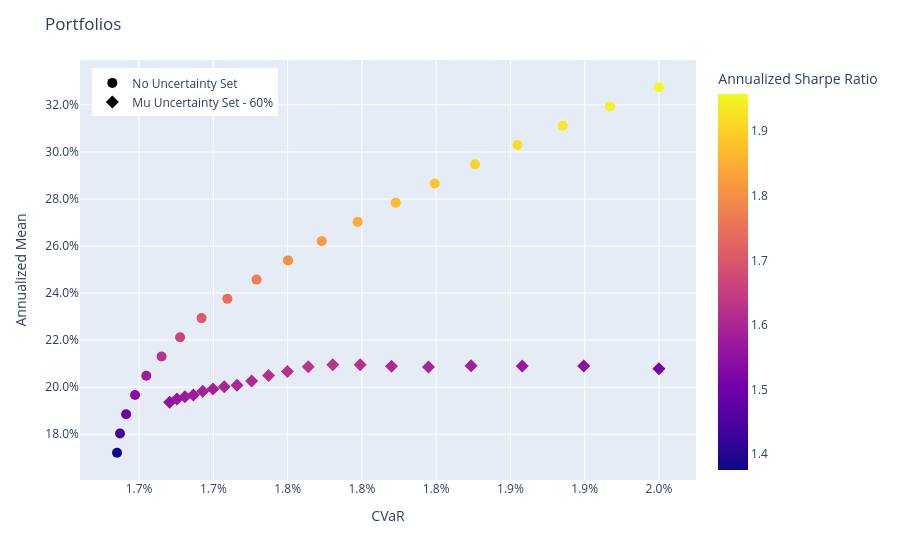

Source (notebook cell):
### Code cell
population_train = model.predict(X_train) + model_uncertainty.predict(X_train)

population_train.plot_measures(
    x=RiskMeasure.CVAR,
    y=PerfMeasure.ANNUALIZED_MEAN,
    color_scale=RatioMeasure.ANNUALIZED_SHARPE_RATIO,
    hover_measures=[RiskMeasure.MAX_DRAWDOWN, RatioMeasure.ANNUALIZED_SORTINO_RATIO],
)

### Figure 1 — Plotly figure (JSON) as saved in the notebook; plotly's stock layout.template omitted (floating-point values rounded to 4 significant figures)
{"data": [{"customdata": [["No Uncertainty Set", 0.2285, 1.944, 1.376], ["No Uncertainty Set", 0.2217, 2.032, 1.437], ["No Uncertainty Set", 0.2164, 2.109, 1.488], ["No Uncertainty Set", 0.2118, 2.185, 1.54], ["No Uncertainty Set", 0.2175, 2.248, 1.58], ["No Uncertainty Set", 0.216, 2.314, 1.623], ["No Uncertainty Set", 0.2167, 2.377, 1.665], ["No Uncertainty Set", 0.2199, 2.444, 1.708], ["No Uncertainty Set", 0.2205, 2.503, 1.743], ["No Uncertainty Set", 0.2278, 2.551, 1.772], ["No Uncertainty Set", 0.2321, 2.597, 1.802], ["No Uncertainty Set", 0.2422, 2.637, 1.823], ["No Uncertainty Set", 0.2502, 2.675, 1.847], ["No Uncertainty Set", 0.25, 2.711, 1.869], ["No Uncertainty Set", 0.2497, 2.739, 1.887], ["No Uncertainty Set", 0.2517, 2.772, 1.908], ["No Uncertainty Set", 0.2513, 2.794, 1.92], ["No Uncertainty Set", 0.2523, 2.817, 1.936], ["No Uncertainty Set", 0.2568, 2.839, 1.949], ["No Uncertainty Set", 0.2577, 2.86, 1.958]], "hovertemplate": "<b>%{hovertext}</b><br><br>tag=%{customdata[0]}<br>CVaR=%{x:.3f}<br>Annualized Mean=%{y:.3f}<br>MAX Drawdown=%{customdata[1]:.3f}<br>Annualized Sortino Ratio=%{customdata[2]:.3f}<br>Annualized Sharpe Ratio=%{marker.color:.3f}<extra></extra>", "hovertext": ["ptf0 - Mean-CVaR", "ptf1 - Mean-CVaR", "ptf2 - Mean-CVaR", "ptf3 - Mean-CVaR", "ptf4 - Mean-CVaR", "ptf5 - Mean-CVaR", "ptf6 - Mean-CVaR", "ptf7 - Mean-CVaR", "ptf8 - Mean-CVaR", "ptf9 - Mean-CVaR", "ptf10 - Mean-CVaR", "ptf11 - Mean-CVaR", "ptf12 - Mean-CVaR", "ptf13 - Mean-CVaR", "ptf14 - Mean-CVaR", "ptf15 - Mean-CVaR", "ptf16 - Mean-CVaR", "ptf17 - Mean-CVaR", "ptf18 - Mean-CVaR", "ptf19 - Mean-CVaR"], "legendgroup": "No Uncertainty Set", "marker": {"color": [1.376, 1.437, 1.488, 1.54, 1.58, 1.623, 1.665, 1.708, 1.743, 1.772, 1.802, 1.823, 1.847, 1.869, 1.887, 1.908, 1.92, 1.936, 1.949, 1.958], "coloraxis": "coloraxis", "size": 10, "symbol": "circle"}, "mode": "markers", "name": "No Uncertainty Set", "orientation": "v", "showlegend": true, "type": "scatter", "x": [0.01635, 0.01637, 0.01641, 0.01647, 0.01655, 0.01665, 0.01678, 0.01692, 0.01709, 0.01729, 0.0175, 0.01773, 0.01797, 0.01823, 0.01849, 0.01876, 0.01905, 0.01935, 0.01967, 0.02], "xaxis": "x", "y": [0.1721, 0.1803, 0.1885, 0.1967, 0.2048, 0.213, 0.2212, 0.2294, 0.2375, 0.2457, 0.2539, 0.2621, 0.2702, 0.2784, 0.2866, 0.2948, 0.303, 0.3111, 0.3193, 0.3275], "yaxis": "y"}, {"customdata": [["Mu Uncertainty Set - 60%", 0.2148, 2.189, 1.555], ["Mu Uncertainty Set - 60%", 0.2129, 2.203, 1.565], ["Mu Uncertainty Set - 60%", 0.2103, 2.211, 1.571], ["Mu Uncertainty Set - 60%", 0.2084, 2.216, 1.576], ["Mu Uncertainty Set - 60%", 0.2098, 2.228, 1.585], ["Mu Uncertainty Set - 60%", 0.2111, 2.235, 1.59], ["Mu Uncertainty Set - 60%", 0.2135, 2.241, 1.596], ["Mu Uncertainty Set - 60%", 0.2125, 2.242, 1.598], ["Mu Uncertainty Set - 60%", 0.2121, 2.253, 1.606], ["Mu Uncertainty Set - 60%", 0.2134, 2.268, 1.617], ["Mu Uncertainty Set - 60%", 0.2147, 2.276, 1.623], ["Mu Uncertainty Set - 60%", 0.214, 2.284, 1.63], ["Mu Uncertainty Set - 60%", 0.2181, 2.281, 1.628], ["Mu Uncertainty Set - 60%", 0.2209, 2.268, 1.621], ["Mu Uncertainty Set - 60%", 0.2203, 2.246, 1.608], ["Mu Uncertainty Set - 60%", 0.2256, 2.224, 1.596], ["Mu Uncertainty Set - 60%", 0.2272, 2.207, 1.586], ["Mu Uncertainty Set - 60%", 0.2288, 2.178, 1.568], ["Mu Uncertainty Set - 60%", 0.2421, 2.143, 1.546], ["Mu Uncertainty Set - 60%", 0.2715, 2.089, 1.51]], "hovertemplate": "<b>%{hovertext}</b><br><br>tag=%{customdata[0]}<br>CVaR=%{x:.3f}<br>Annualized Mean=%{y:.3f}<br>MAX Drawdown=%{customdata[1]:.3f}<br>Annualized Sortino Ratio=%{customdata[2]:.3f}<br>Annualized Sharpe Ratio=%{marker.color:.3f}<extra></extra>", "hovertext": ["ptf0 - Mean-CVaR", "ptf1 - Mean-CVaR", "ptf2 - Mean-CVaR", "ptf3 - Mean-CVaR", "ptf4 - Mean-CVaR", "ptf5 - Mean-CVaR", "ptf6 - Mean-CVaR", "ptf7 - Mean-CVaR", "ptf8 - Mean-CVaR", "ptf9 - Mean-CVaR", "ptf10 - Mean-CVaR", "ptf11 - Mean-CVaR", "ptf12 - Mean-CVaR", "ptf13 - Mean-CVaR", "ptf14 - Mean-CVaR", "ptf15 - Mean-CVaR", "ptf16 - Mean-CVaR", "ptf17 - Mean-CVaR", "ptf18 - Mean-CVaR", "ptf19 - Mean-CVaR"], "legendgroup": "Mu Uncertainty Set - 60%", "marker": {"color": [1.555, 1.565, 1.571, 1.576, 1.585, 1.59, 1.596, 1.598, 1.606, 1.617, 1.623, 1.63, 1.628, 1.621, 1.608, 1.596, 1.586, 1.568, 1.546, 1.51], "coloraxis": "coloraxis", "size": 10, "symbol": "diamond"}, "mode": "markers", "name": "Mu Uncertainty Set - 60%", "orientation": "v", "showlegend": true, "type": "scatter", "x": [0.01671, 0.01675, 0.01681, 0.01687, 0.01693, 0.017, 0.01707, 0.01716, 0.01726, 0.01737, 0.0175, 0.01764, 0.0178, 0.01799, 0.0182, 0.01845, 0.01874, 0.01908, 0.01949, 0.02], "xaxis": "x", "y": [0.1936, 0.195, 0.196, 0.1966, 0.1982, 0.1992, 0.2002, 0.2008, 0.2026, 0.205, 0.2067, 0.2087, 0.2096, 0.2095, 0.2088, 0.2085, 0.2091, 0.209, 0.2089, 0.2078], "yaxis": "y"}], "layout": {"coloraxis": {"colorbar": {"title": {"text": "Annualized Sharpe Ratio"}}, "colorscale": [[0, "#0d0887"], [0.1111, "#46039f"], [0.2222, "#7201a8"], [0.3333, "#9c179e"], [0.4444, "#bd3786"], [0.5556, "#d8576b"], [0.6667, "#ed7953"], [0.7778, "#fb9f3a"], [0.8889, "#fdca26"], [1, "#f0f921"]]}, "legend": {"title": {}, "tracegroupgap": 0, "x": 0.02, "xanchor": "left", "y": 0.98, "yanchor": "top"}, "margin": {"t": 60}, "title": {"text": "Portfolios"}, "xaxis": {"anchor": "y", "domain": [0, 1], "tickformat": ",.1%", "title": {"text": "CVaR"}}, "yaxis": {"anchor": "x", "domain": [0, 1], "tickformat": ",.1%", "title": {"text": "Annualized Mean"}}}}
